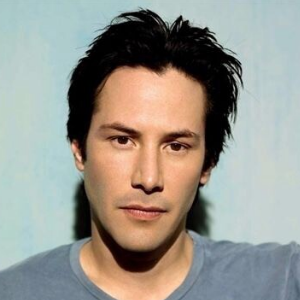
#> input picture opencv/03-图像的梯度/补充/assets/example.png, 300 x 300 px, found by its file name
$ python '02高斯法自适应原理.py'
#> lines starting #> are read from the running program, lines starting #| are printed output that depends on the picture; after the words box and inside, x2 and y2 are one past the last pixel; in counts of white or black regions, pixels touching at a corner belong together
import cv2
import numpy as np

img = cv2.imread("../assets/example.png", cv2.IMREAD_UNCHANGED)
#> img is the input picture: shape (300, 300, 4); mean B, G, R, A 142, 150.1, 152.1, 255
a = cv2.cvtColor(img, cv2.COLOR_BGR2GRAY)
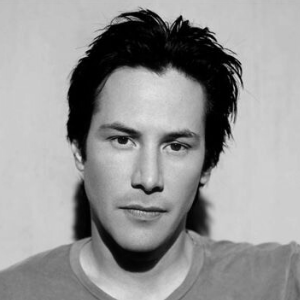
#> a: shape (300, 300); min 0, max 228, mean 149.7
gray = a.copy()
h, w = a.shape
#> h = 300; w = 300
a = np.concatenate((a[:, 0, None], a, a[:, -1, None]), axis=1)
#> a: shape (300, 302)
a = np.concatenate((a[0, None, :], a, a[-1, None, :]), axis=0)
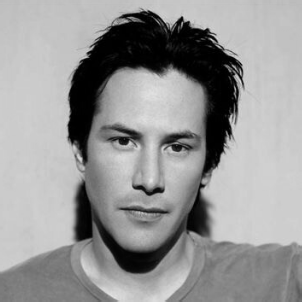
#> a: shape (302, 302); min 0, max 228, mean 150.1

kernel = np.array([
    [1 / 16, 1 / 8, 1 / 16],
    [1 / 4, 1 / 2, 1 / 4],
    [1 / 16, 1 / 8, 1 / 16],
])

print(kernel)

for i in range(h):
    for j in range(w):
        threshold = np.sum(a[i:i + 3, j:j + 3] * kernel).astype(np.uint8)
        if gray[i, j] >= threshold:
            gray[i, j] = 255
        else:
            gray[i, j] = 0
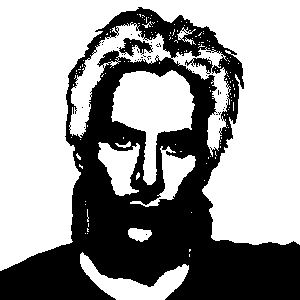
#> gray: shape (300, 300); 61.1% white; 38 black regions (36 under 20 px), largest, box (x1, y1, x2, y2) and area: (0, 7, 300, 300) 34612, (119, 38, 153, 57) 304

cv2.imshow("img", gray)
cv2.waitKey(0)
